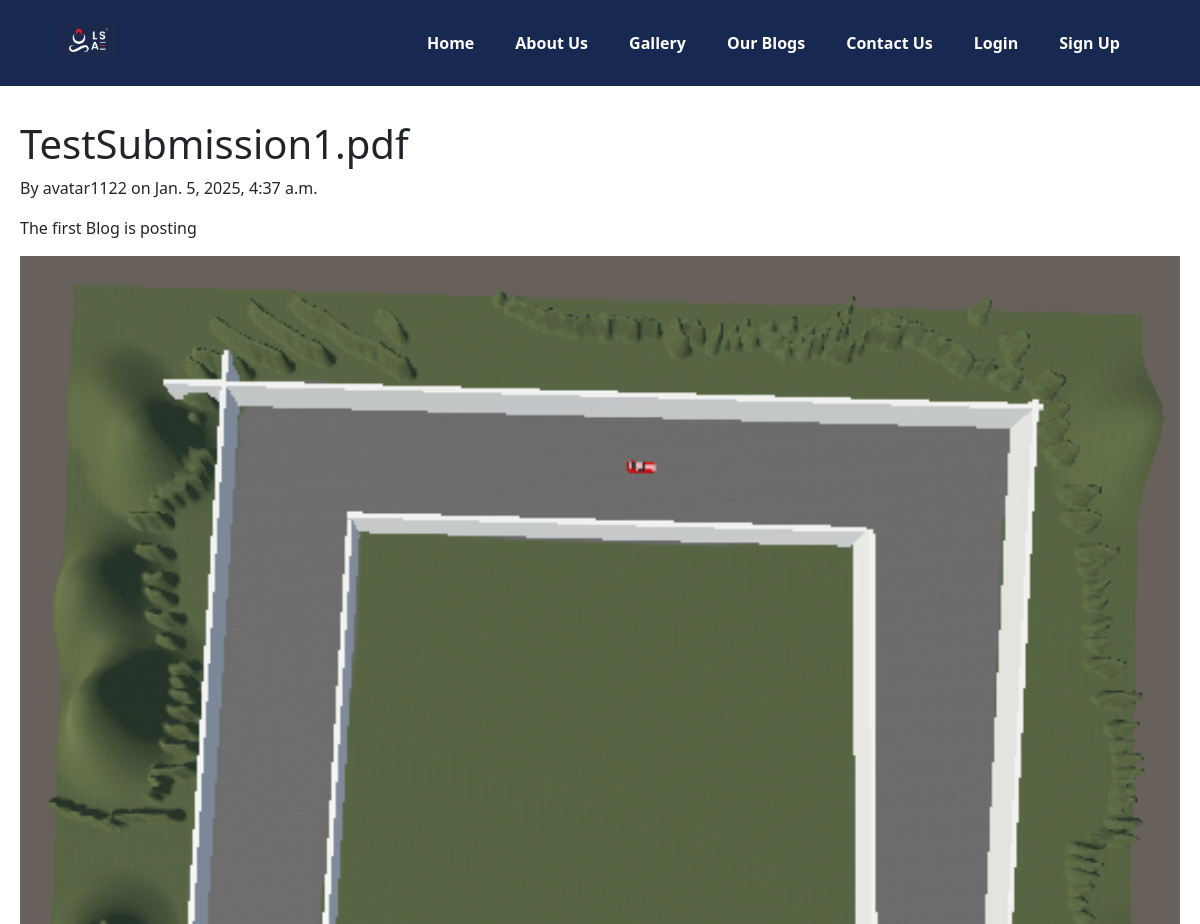
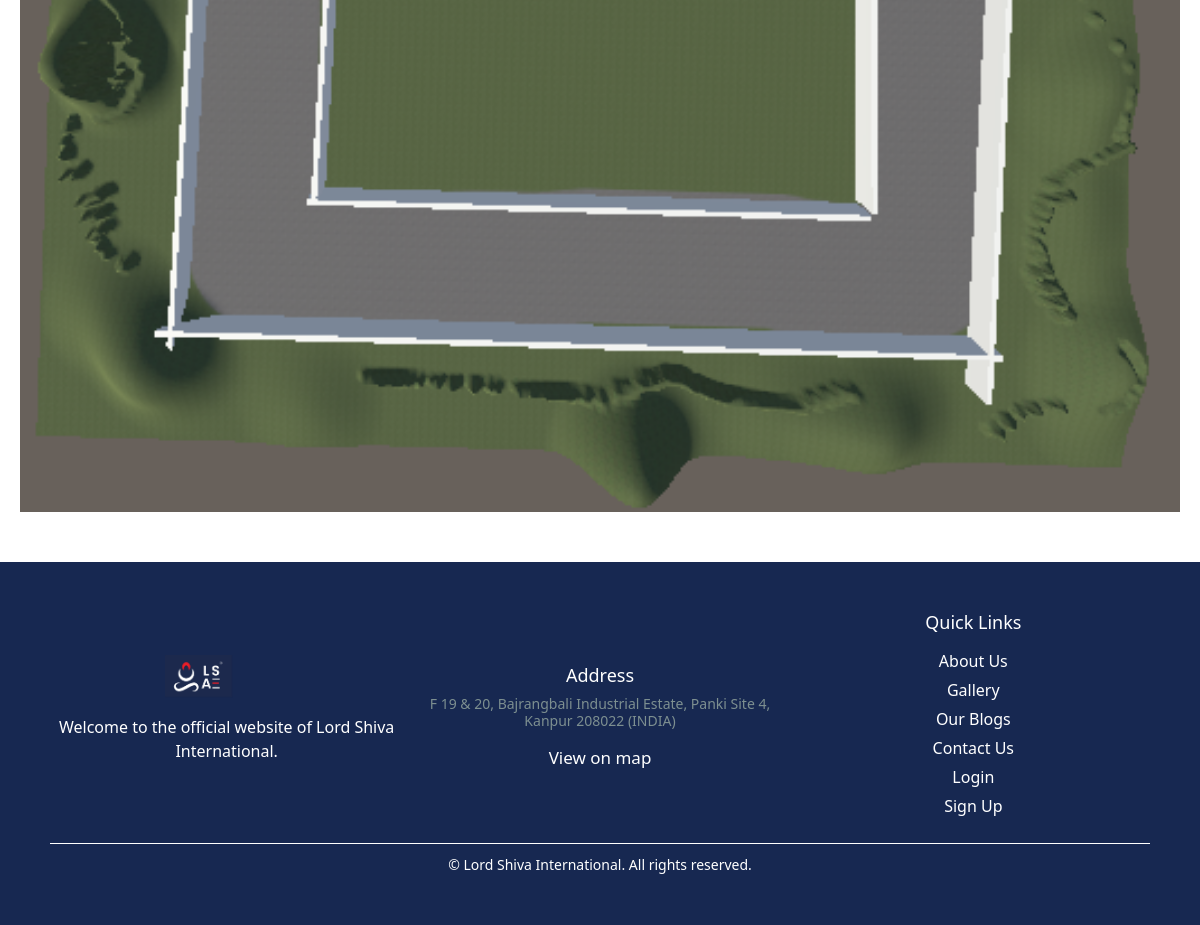
Screenshot of /blogs/1/ with the database file from the repository (2 pictures, top to bottom).
### blogs/models.py (models this page shows, shortened)
class Blog(models.Model):
    STATUS_CHOICES = (
        ('pending', 'Pending'),
        ('approved', 'Approved'),
    )
    title = models.CharField(max_length=255)
    content = models.TextField()
    published_date = models.DateTimeField(auto_now_add=True)
    author = models.CharField(max_length=255)
    status = models.CharField(max_length=10, choices=STATUS_CHOICES, default='pending')

class BlogImage(models.Model):
    blog = models.ForeignKey(Blog, on_delete=models.CASCADE, related_name='images')
    image = models.ImageField(upload_to='blog_images/')

### blogs/views.py (the view)
# urls.py: path('<int:blog_id>/', views.blog_detail, name='blog_detail'),
def blog_detail(request, blog_id):
    blog = get_object_or_404(Blog, id=blog_id)
    return render(request, 'blog_detail.html', {'blog': blog})

### blogs/templates/blog_detail.html (shortened to what this page needs)
{% extends 'base.html' %}
{% block content %}
<section class="blog-detail">
    <h1>{{ blog.title }}</h1>
    <p>By {{ blog.author }} on {{ blog.published_date }}</p>
    <div class="blog-content">
        <p>{{ blog.content }}</p>
        <div class="blog-images">
            {% for image in blog.images.all %}
                <img src="{{ image.image.url }}" alt="{{ blog.title }}">
            {% endfor %}
        </div>
    </div>
</section>
{% endblock %}

### about/static/css/style.css (style rules this page uses)
body { font-family: Arial, sans-serif; }
section { padding: 20px; margin: 20px 0; }
section div { margin: 10px 0; }
section img { width: 100%; height: auto; }

### rows the page displays
Blog: title "TestSubmission1.pdf", author "avatar1122", published_date "Jan. 5, 2025, 4:37 a.m.", content "The first Blog is posting"
BlogImage: image (picture)
